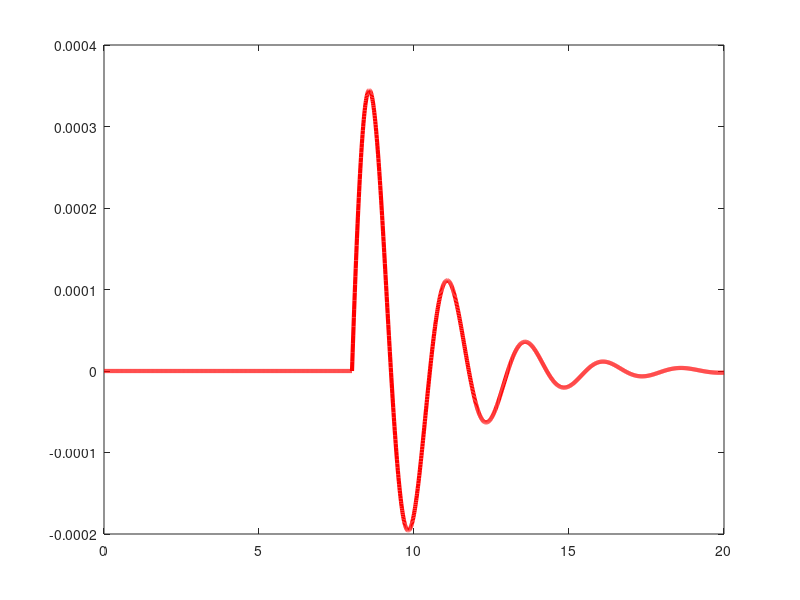

Here is the MATLAB script that generated this plot: (Note: this script raises an error after producing the figure.)
clc;
clear;
close all;

%% =========================================
% POWER GRID FREQUENCY CONTROL WITHOUT PID
% ONLY BASIC POWER SYSTEM RESPONSE
%% =========================================

%% Time Vector
t = 0:0.01:20;

%% Disturbance Time
disturbance_time = 8;

%% Initialize Output
y = zeros(size(t));

%% Simulate Power Grid Response

for i = 1:length(t)

    %% Before Disturbance
    if t(i) < disturbance_time

        y(i) = 0;

        %% After Disturbance
    else

        tau = t(i) - disturbance_time;

        %% Natural Power Grid Frequency Deviation
        y(i) = 0.00045 ...
            * exp(-0.45*tau) ...
            * sin(2.5*tau);

    end
end

%% =========================================
% PLOT
%% =========================================

figure;

plot(t,y,'r','LineWidth',3);

hold on;

%% Disturbance Line
xline(disturbance_time,'--k', ...
    'Disturbance at t = 8 s', ...
    'LineWidth',2);

%% Labels

title('Power Grid Frequency Deviation without Controller', ...
    'FontSize',16, ...
    'FontWeight','bold');

xlabel('Time (seconds)', ...
    'FontSize',14, ...
    'FontWeight','bold');

ylabel('Frequency Deviation', ...
    'FontSize',14, ...
    'FontWeight','bold');

legend('Uncontrolled System Response', ...
    'FontSize',12);

%% Grid

grid on;

set(gca, ...
    'FontSize',12, ...
    'LineWidth',1.2);

xlim([0 20]);

ylim([-0.0005 0.0005]);
